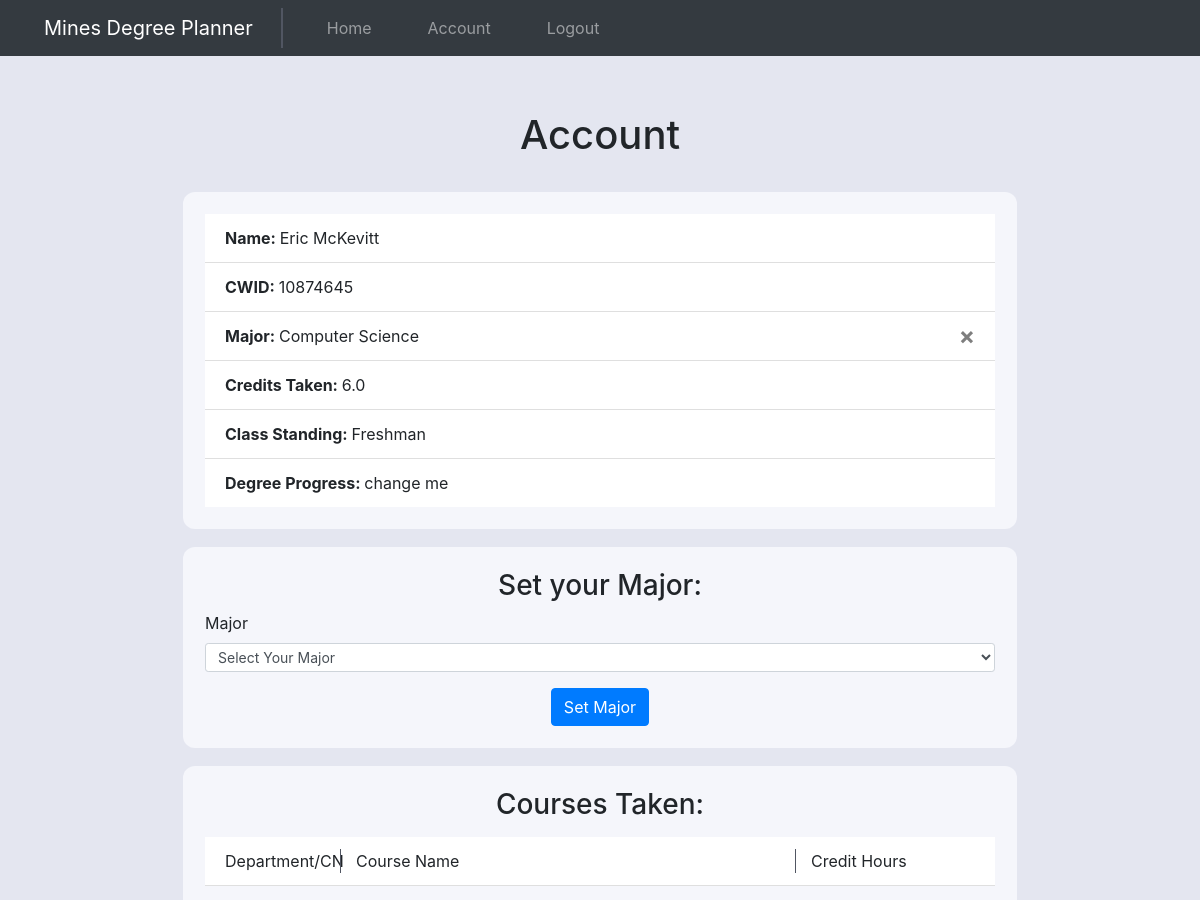
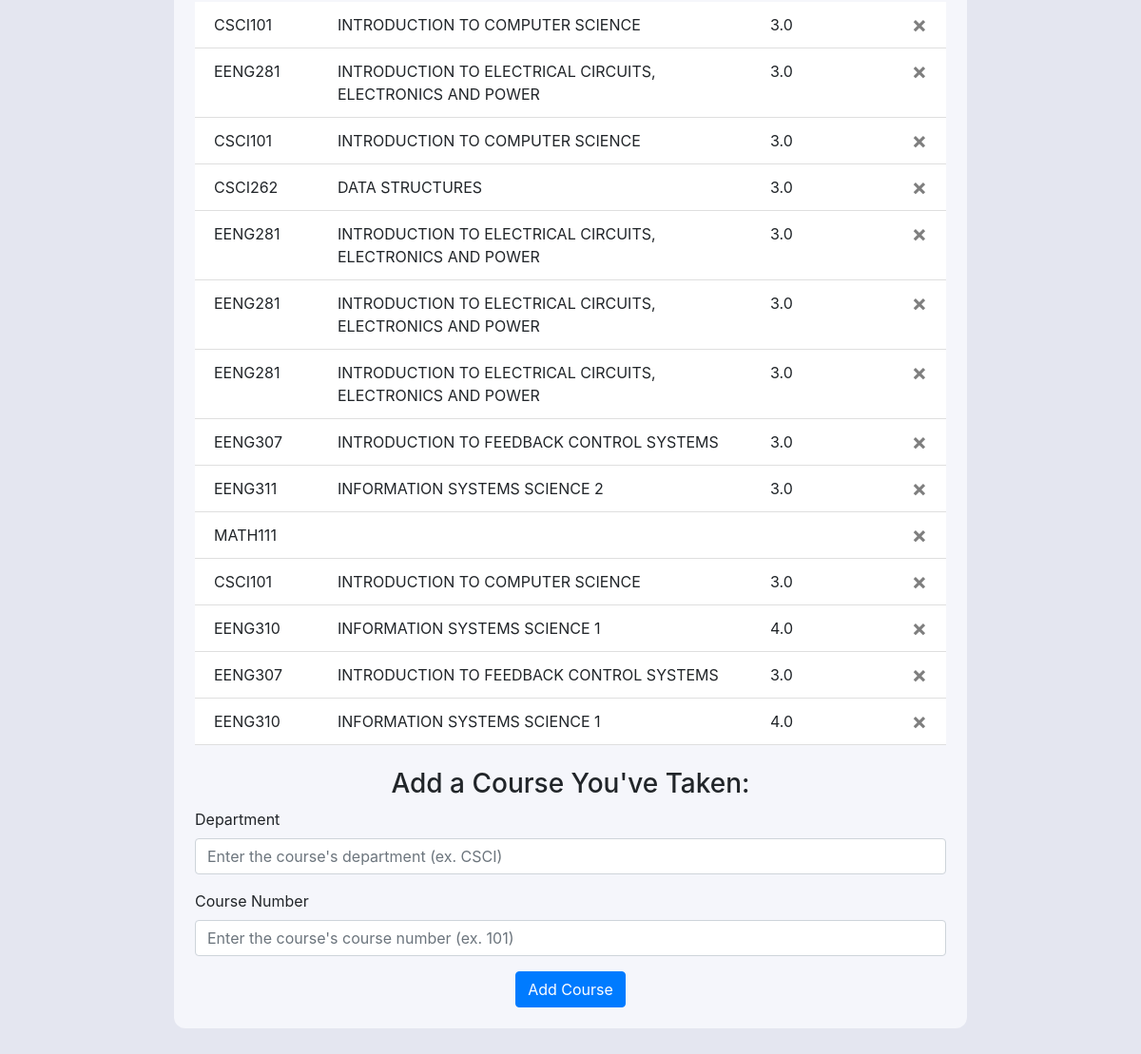
Page /account (signed in) on the committed database (2 pictures, top to bottom).
### website/models.py (models this page shows)
class User(db.Model, UserMixin):
    id = db.Column(db.Integer, primary_key=True)
    cwid = db.Column(db.Integer, unique=True)
    email = db.Column(db.String(150), unique=True)
    password = db.Column(db.String(150))
    first_name = db.Column(db.String(150))
    last_name = db.Column(db.String(150))
    major = db.Column(db.String(150))
    credits_taken = db.Column(db.String(10))
    class_standing = db.Column(db.String(10))
    courses = db.relationship('Course')
    semesters = db.relationship('Semester')
    num_semesters = db.Column(db.Integer)

class Course(db.Model):
    id = db.Column(db.Integer, primary_key=True)
    department = db.Column(db.String(4))
    course_number = db.Column(db.String(3))
    course_name = db.Column(db.String(500))
    credit_hours = db.Column(db.String(10))
    user_id = db.Column(db.Integer, db.ForeignKey('user.id'))
    semester_id = db.Column(db.Integer, db.ForeignKey('semester.id'))

### website/views.py (the view, shortened to what this page needs)
@views.route('/account', methods=['GET', 'POST'])
@login_required
def account():
    return render_template("account.html", user=current_user)

### website/__init__.py (called while the page is built)
def create_app():
    app = Flask(__name__)
    app.config['SECRET_KEY'] = 'josiefnapwpawoj'
    app.config['SQLALCHEMY_DATABASE_URI'] = f'sqlite:///{DB_NAME}'
    db.init_app(app)
    from .views import views
    from .auth import auth
    app.register_blueprint(views, url_prefix="/")
    app.register_blueprint(auth, url_prefix="/")
    from .models import User, Course, Semester
    create_database(app)
    login_manager = LoginManager()
    login_manager.login_view = 'auth.login'
    login_manager.init_app(app)
    @login_manager.user_loader
    def load_user(id):
        return User.query.get(int(id))
    return app

### website/templates/account.html (shortened to what this page needs)
{% extends "base.html" %} {% block title %}Account{% endblock %} {% block
content%}
<h1 style="text-align: center; padding: 25px 0px">Account</h1>
<section class="account-table">
    <ul class="list-group list-group-flush" id="notes">
        <li class="list-group-item">
            <strong>Name: </strong>{{user.first_name + " " + user.last_name}}
        </li>
        <li class="list-group-item"><strong>CWID: </strong>{{ user.cwid }}</li>
        <li class="list-group-item">
            <strong>Major: </strong>{{ user.major }}
            {% if user.major != 'None' %}
            <button type="button" class="close" onClick="deleteMajor()">
                <span aria-hidden="true">&times;</span>
            </button>
            {% endif %}
        </li>
        <li class="list-group-item">
            <strong>Credits Taken: </strong>{{ user.credits_taken }}
        </li>
        <li class="list-group-item">
            <strong>Class Standing: </strong>{{ user.class_standing }}
        </li>
        <li class="list-group-item">
            <strong>Degree Progress: </strong>change me
        </li>
    </ul>
</section>
<section class="account-major-form-section">
    <form method="POST">
        <h3 align="center">Set your Major:</h3>
        <div class="form-group set-major-form">
            <label for="department">Major</label>
            <select
                name="major"
                id="major"
                class="form-control form-control-sm"
                aria-label=".form-select-sm example"
                size="1"
            >
                <option selected value="None">Select Your Major</option>
            </select>
        </div>
        <div align="center">
            <button type="submit" class="btn btn-primary">Set Major</button>
        </div>
    </form>
</section>
<section class="courses-section">
    {% if user.courses %}
    <h3 align="center">Courses Taken:</h3>
    <ul
        class="list-group list-group-flush courses-taken-list"
        id="notes_titles"
    >
        <li class="list-group-item courses-taken-column-names">
            <div class="row">
                <div class="col-sm-2">Department/CN</div>
                <div class="col-md-7">Course Name</div>
                <div class="col-sm-2">Credit Hours</div>
                <div class="col-sm-1"></div>
            </div>
        </li>
    </ul>
    {% endif %}
    <ul class="list-group list-group-flush courses-taken-list" id="notes">
        {% for course in user.courses %}
        <li class="list-group-item">
            <div class="row">
                <div class="col-sm-2">
                    {{course.department}}{{course.course_number}}
                </div>
                <div class="col-md-7">{{course.course_name}}</div>
                <div class="col-sm-2">{{course.credit_hours}}</div>
                <div class="col-sm-1">
                    <button
                        type="button"
                        class="close"
                        onClick="deleteCourse({{ course.id }})"
                    >
                        <span aria-hidden="true">&times;</span>
                    </button>
                </div>
            </div>
        </li>
        {% endfor %}
    </ul>
    <br />
    <form method="POST">
        <h3 align="center">Add a Course You've Taken:</h3>
        <div class="form-group">
            <label for="department">Department</label>
            <input
                type="text"
                class="form-control"
                id="department"
                name="department"
                placeholder="Enter the course's department (ex. CSCI)"
            />
        </div>
        <div class="form-group">
            <label for="course_number">Course Number</label>
            <input
                type="text"
                class="form-control"
                id="course_number"
                name="course_number"
                placeholder="Enter the course's course number (ex. 101)"
            />
        </div>
        <div align="center">
            <button type="submit" class="btn btn-primary">Add Course</button>
        </div>
    </form>
</section>
{% endblock %}

### website/static/style.css (style rules this page uses)
:root { --very-light-blue: #f5f6fb; --darker-color: #e4e6f0; }
body { background-color: var(--darker-color); }
body { display: flex; flex-direction: column; }
.account-major-form-section { padding: 22px; border-radius: 12px; background-color: var(--very-light-blue); margin-bottom: 18px; }
.courses-section { padding: 22px; border-radius: 12px; background-color: var(--very-light-blue); }
.account-table { padding: 22px; border-radius: 12px; background-color: var(--very-light-blue); margin-bottom: 18px; }
.courses-taken-list { margin-top: 16px; }
.courses-taken-column-names .row :not(:last-child) { border-left: 1px solid #515662; }
.courses-taken-column-names .row :first-child { border-left: none; }

### rows in the picture
User: first_name+last_name "Eric McKevitt", cwid "10874645", major "Computer Science", credits_taken "6.0", class_standing "Freshman"
Course: department "CSCI", course_number "101", course_name "INTRODUCTION TO COMPUTER SCIENCE", credit_hours "3.0"
Course: department "EENG", course_number "281", course_name "INTRODUCTION TO ELECTRICAL CIRCUITS, ELECTRONICS AND POWER", credit_hours "3.0"
Course: department "CSCI", course_number "101", course_name "INTRODUCTION TO COMPUTER SCIENCE", credit_hours "3.0"
Course: department "CSCI", course_number "262", course_name "DATA STRUCTURES", credit_hours "3.0"
Course: department "EENG", course_number "281", course_name "INTRODUCTION TO ELECTRICAL CIRCUITS, ELECTRONICS AND POWER", credit_hours "3.0"
Course: department "EENG", course_number "281", course_name "INTRODUCTION TO ELECTRICAL CIRCUITS, ELECTRONICS AND POWER", credit_hours "3.0"
Course: department "EENG", course_number "281", course_name "INTRODUCTION TO ELECTRICAL CIRCUITS, ELECTRONICS AND POWER", credit_hours "3.0"
Course: department "EENG", course_number "307", course_name "INTRODUCTION TO FEEDBACK CONTROL SYSTEMS", credit_hours "3.0"
Course: department "EENG", course_number "311", course_name "INFORMATION SYSTEMS SCIENCE 2", credit_hours "3.0"
Course: department "MATH", course_number "111"
Course: department "CSCI", course_number "101", course_name "INTRODUCTION TO COMPUTER SCIENCE", credit_hours "3.0"
Course: department "EENG", course_number "310", course_name "INFORMATION SYSTEMS SCIENCE 1", credit_hours "4.0"
Course: department "EENG", course_number "307", course_name "INTRODUCTION TO FEEDBACK CONTROL SYSTEMS", credit_hours "3.0"
Course: department "EENG", course_number "310", course_name "INFORMATION SYSTEMS SCIENCE 1", credit_hours "4.0"
